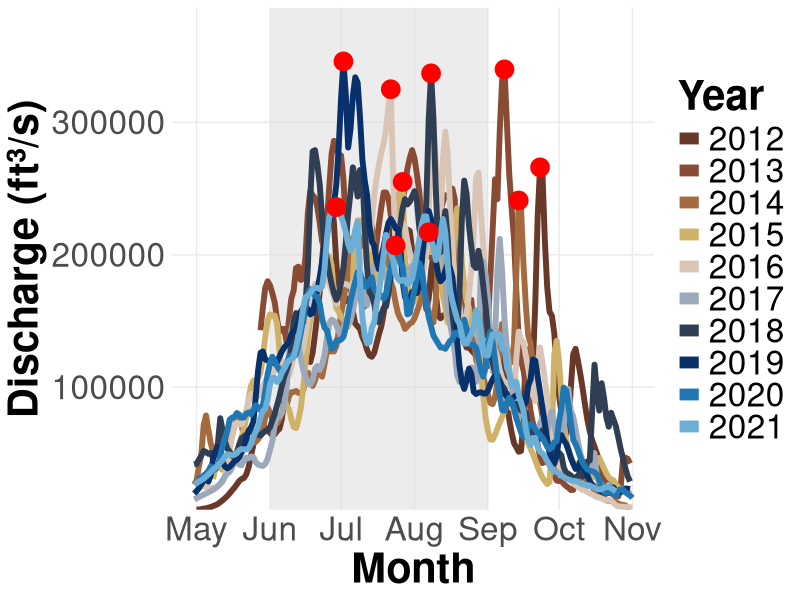

The R source for this figure: (Note: this script raises an error after producing the figure.)
### Copper River Flow Data Figures 2011-2021

rm(list = ls())
FlowData <- read.csv("ALHcode/odata/million_dollar_bridge_discharge_data_1988-2025.csv") #7523 observations, 12 variables

# Load data
library(dplyr)
library(ggplot2)
library(lubridate)

FlowAll <- FlowData %>%
  mutate(
    Date = mdy(time),
    Year = year(Date),
    DOY  = yday(Date)
  ) %>%
  filter(
    Year %in% 2012:2021,
    Date >= make_date(Year, 5, 1),
    Date <= make_date(Year, 11, 1)
  )

# Peak per year (based on actual date, but plotted on DOY)
PeakFlow <- FlowAll %>%
  group_by(Year) %>%
  filter(value == max(value)) %>%
  slice(1)


year_colors <- c(
  "#693829FF",
  "#894B33FF",
  "#A56A3EFF",
  "#CFB267FF",
  "#D9C5B6FF",
  "#9CA9BAFF",
  "#2F3E52FF",
  "#08306B",
  "#1F78B4",
  "#6BAED6"
)





riverdischarge_overlay <- ggplot(
  FlowAll,
  aes(x = DOY, y = value, color = factor(Year))
) +
  
  # Shaded sampling window (June 1 – Sept 1 on DOY axis)
  geom_rect(
    data = data.frame(
      xmin = yday(as.Date("2020-06-01")),
      xmax = yday(as.Date("2020-09-01")),
      ymin = -Inf, ymax = Inf
    ),
    aes(xmin = xmin, xmax = xmax, ymin = ymin, ymax = ymax),
    inherit.aes = FALSE,
    fill = "gray85", alpha = 0.5
  ) +
  scale_color_manual(values = year_colors) + 
  # ll years overlaid
  geom_line(linewidth = 2, alpha = 1) +
  
  # Peak points
  geom_point(
    data = PeakFlow,
    aes(x = DOY, y = value),
    inherit.aes = FALSE,
    size = 6,
    color = "red"
  ) +
  
  scale_x_continuous(
    breaks = yday(as.Date(paste0("2020-", c("04-01","05-01","06-01","07-01","08-01","09-01", "10-01", "11-01")))),
    labels = c("Apr","May","Jun","Jul","Aug","Sep", "Oct", "Nov")
  ) +
  
  scale_y_continuous(
    labels = function(x) format(x, scientific = FALSE),
    expand = expansion(mult = c(0, 0.12))
  ) +
  
  labs(
    x = "Month",
    y = "Discharge (ft³/s)",
    color = "Year"
  ) +
  
  theme_minimal() +
  theme(
    panel.grid.minor = element_blank(),
    axis.text = element_text(size = 24),
    axis.title = element_text(size = 30, face = "bold"),
    plot.title = element_text(size = 30, face = "bold", hjust = 0.5),
    legend.text = element_text(size = 24),
    legend.title = element_text(size = 30, face = "bold"),
    legend.position = "right"
  ) + 
  guides(color = guide_legend(override.aes = list(linewidth = 4)))

riverdischarge_overlay

ggsave(
  filename = "ALHcode/AIC/AICFigures/CopperRiver_AnnualDischarge.jpeg",    # output file name
  plot = riverdischarge_overlay,              # the ggplot object
  width = 22,                     # width in inches
  height = 12,                    # height in inches
  dpi = 300                        # resolution (higher = better quality)
)




#mean flow from 2012-2021 in form of one single line
MeanFlow <- FlowAll %>%
  group_by(DOY) %>%
  summarise(
    mean_value = mean(value, na.rm = TRUE)
  )

PeakMean <- MeanFlow %>%
  filter(mean_value == max(mean_value)) %>%
  slice(1)

riverdischarge_mean <- ggplot(
  MeanFlow,
  aes(x = DOY, y = mean_value)
) +
  
  # Shaded sampling window (same as other plot)
  geom_rect(
    data = data.frame(
      xmin = yday(as.Date("2020-06-01")),
      xmax = yday(as.Date("2020-09-01")),
      ymin = -Inf, ymax = Inf
    ),
    aes(xmin = xmin, xmax = xmax, ymin = ymin, ymax = ymax),
    inherit.aes = FALSE,
    fill = "gray85", alpha = 0.5
  ) +
  
  # 0-year mean hydrograph
  geom_line(
    color = "navy",
    linewidth = 4
  ) +
  # Peak of the mean hydrograph
  geom_point(
    data = PeakMean,
    aes(x = DOY, y = mean_value),
    inherit.aes = FALSE,
    size = 7,
    color = "red"
  ) +
  
  scale_x_continuous(
    breaks = yday(as.Date(paste0(
      "2020-", c("04-01","05-01","06-01","07-01",
                 "08-01","09-01","10-01","11-01")
    ))),
    labels = c("Apr","May","Jun","Jul","Aug","Sep","Oct","Nov")
  ) +
  
  scale_y_continuous(
    labels = function(x) format(x, scientific = FALSE),
    expand = expansion(mult = c(0, 0.12))
  ) +
  
  labs(
    x = "Month",
    y = "Mean Discharge (ft³/s)"
  ) +
  
  theme_minimal() +
  theme(
    panel.grid.minor = element_blank(),
    axis.text = element_text(size = 24),
    axis.title = element_text(size = 30, face = "bold"),
    plot.title = element_text(size = 30, face = "bold", hjust = 0.5)
  )

riverdischarge_mean

ggsave(
  filename = "ALHcode/AIC/AICFigures/CopperRiver_MeanDischarge_2012-2021.jpeg",    # output file name
  plot = riverdischarge_mean,              # the ggplot object
  width = 22,                     # width in inches
  height = 12,                    # height in inches
  dpi = 300                        # resolution (higher = better quality)
)





#### For just 2019-2021
#download data
rm(list = ls())
FlowData <- read.csv("ALHcode/odata/million_dollar_bridge_discharge_data_1988-2025.csv") #7523 observations, 12 variables


#structure
str(FlowData) #value is integer, time is character

#packages
library(dplyr)
library(ggplot2)
library(lubridate)

#convert time to data via lubridate
FlowData <- FlowData %>%
  mutate(Date = mdy(time))  # convert to Date format
str(FlowData)

#filter data for each year of interest
Flow2011 <- FlowData %>% filter(year(Date) == 2011)
Flow2012 <- FlowData %>% filter(year(Date) == 2012)
Flow2013 <- FlowData %>% filter(year(Date) == 2013)
Flow2014 <- FlowData %>% filter(year(Date) == 2014)
Flow2015 <- FlowData %>% filter(year(Date) == 2015)
Flow2016 <- FlowData %>% filter(year(Date) == 2016)
Flow2017 <- FlowData %>% filter(year(Date) == 2017)
Flow2018 <- FlowData %>% filter(year(Date) == 2018)
Flow2019 <- FlowData %>% filter(year(Date) == 2019)
Flow2020 <- FlowData %>% filter(year(Date) == 2020)
Flow2021 <- FlowData %>% filter(year(Date) == 2021)

#individual plots
ggplot(Flow2019, aes(x = Date, y = value)) +
  geom_line(color = "steelblue") +
  labs(title = "Discharge at Million Dollar Bridge - 2019",
       x = "Date", y = "Discharge (ft³/s)") +
  scale_y_continuous(labels = function(x) format(x, scientific = FALSE)) +
  theme_minimal()


ggplot(Flow2020, aes(x = Date, y = value)) +
  geom_line(color = "darkgreen") +
  labs(title = "Discharge at Million Dollar Bridge - 2020",
       x = "Date", y = "Discharge (ft³/s)") +
  scale_y_continuous(labels = function(x) format(x, scientific = FALSE)) +
  theme_minimal()

ggplot(Flow2021, aes(x = Date, y = value)) +
  geom_line(color = "firebrick") +
  labs(title = "Discharge at Million Dollar Bridge - 2021",
       x = "Date", y = "Discharge (ft³/s)") +
  scale_y_continuous(labels = function(x) format(x, scientific = FALSE)) +
  theme_minimal()



### Now visualize as facets with frozen y axis
library(dplyr)
library(ggplot2)

# Combine the data
FlowFacet <- FlowData %>%
  mutate(Date = mdy(time),
         Year = year(Date)) %>%
  filter(Year %in% c(2019, 2020, 2021)) %>%
  mutate(
    start_date = make_date(Year, 1, 1),
    end_date   = make_date(Year, 10, 1)
  )

# Faceted plot with shared (frozen) y-axis
ggplot(FlowFacet, aes(x = Date, y = value, color = as.factor(Year))) +
  geom_line(show.legend = FALSE) +
  facet_wrap(~ Year, ncol = 1, scales = "free_x") +  # free_x fixes your issue
  labs(title = "Discharge at Million Dollar Bridge (2019–2021)",
       x = "Date", y = "Discharge (ft³/s)") +
  scale_y_continuous(labels = function(x) format(x, scientific = FALSE)) +
  scale_color_manual(values = c("steelblue", "darkgreen", "firebrick")) +
  theme_minimal(base_size = 13) +
  theme(
    strip.text = element_text(face = "bold", size = 12),
    panel.grid.minor = element_blank()
  )


FlowFacet <- FlowData %>%
  mutate(Date = mdy(time),
         Year = year(Date)) %>%
  filter(
    Year %in% c(2019, 2020, 2021),
    Date >= make_date(Year, 4, 1),    # start April 1
    Date <= make_date(Year, 10, 25)   # end October 25
  )

ggplot(FlowFacet, aes(x = Date, y = value, color = as.factor(Year))) +
  geom_line(show.legend = FALSE) +
  facet_wrap(~ Year, ncol = 1, scales = "free_x") +
  labs(title = "Discharge at Million Dollar Bridge (2019–2021)",
       x = "Date", y = "Discharge (ft³/s)") +
  scale_y_continuous(labels = function(x) format(x, scientific = FALSE)) +
  scale_color_manual(values = c("steelblue", "darkgreen", "firebrick")) +
  theme_minimal(base_size = 13) +
  theme(
    strip.text = element_text(face = "bold", size = 12),
    panel.grid.minor = element_blank()
  )




### Plot with shaded regions for sampling season
ggplot(FlowFacet, aes(x = Date, y = value)) +
  # shaded region: June 1 – Aug 1 for each year
  geom_rect(
    data = distinct(FlowFacet, Year) %>%
      mutate(xmin = make_date(Year, 6, 1),
             xmax = make_date(Year, 8, 1),
             ymin = -Inf, ymax = Inf),
    aes(xmin = xmin, xmax = xmax, ymin = ymin, ymax = ymax),
    fill = "gray85", alpha = 0.5, inherit.aes = FALSE
  ) +
  geom_line(aes(color = as.factor(Year)), linewidth = 1, show.legend = FALSE) +
  facet_wrap(~ Year, ncol = 1, scales = "free_x") +
  scale_x_date(date_labels = "%b", date_breaks = "1 month") +
  scale_y_continuous(labels = function(x) format(x, scientific = FALSE)) +
  scale_color_manual(values = c("steelblue", "darkgreen", "firebrick")) +
  labs(
    title = "Discharge at Million Dollar Bridge (Apr 1 – Oct 25, 2019–2021)",
    y = "Discharge (ft³/s)",
    x = NULL
  ) +
  theme_minimal(base_size = 13) +
  theme(
    strip.text = element_text(face = "bold", size = 15),
    panel.grid.minor = element_blank(),
    axis.text = element_text(size = 14),       # tick label size
    axis.title = element_text(size = 16, face = "bold"),
    plot.title = element_text(size = 16, face = "bold", hjust = 0.5)
  )






riverdischarge <- ggplot(FlowFacet, aes(x = Date, y = value)) +
  # shaded region: June 1 – Aug 1
  geom_rect(
    data = distinct(FlowFacet, Year) %>%
      mutate(xmin = make_date(Year, 6, 1),
             xmax = make_date(Year, 9, 1),
             ymin = -Inf, ymax = Inf),
    aes(xmin = xmin, xmax = xmax, ymin = ymin, ymax = ymax),
    fill = "gray85", alpha = 0.5, inherit.aes = FALSE
  ) +
  geom_line(aes(color = as.factor(Year)), linewidth = 2, show.legend = FALSE) +
  # max point per year (take first if ties)
  geom_point(
    data = FlowFacet %>% group_by(Year) %>% filter(value == max(value)) %>% slice(1),
    aes(x = Date, y = value),
    color = "red", size = 6
  ) +
  geom_text(
    data = FlowFacet %>% group_by(Year) %>% filter(value == max(value)) %>% slice(1),
    aes(x = Date, y = value, label = value),
    vjust = -0.5, color = "red", size = 8
  ) +
  facet_wrap(~ Year, ncol = 1, scales = "free_x") +
  scale_x_date(date_labels = "%b", date_breaks = "1 month") +
  scale_y_continuous(
    labels = function(x) format(x, scientific = FALSE),
    expand = expansion(mult = c(0, 0.15))  # add 10% space above
  ) +
  scale_color_manual(values = c("steelblue", "darkgreen", "firebrick")) +
  labs(
    y = "Discharge (ft³/s)",
    x = NULL
  ) +
  theme_minimal(base_size = 13) +
  theme(
    strip.text = element_text(face = "bold", size = 30),
    panel.grid.minor = element_blank(),
    axis.text = element_text(size = 24),
    axis.title.y = element_text(size = 30, face = "bold", margin = margin(r = 10))
  )


 